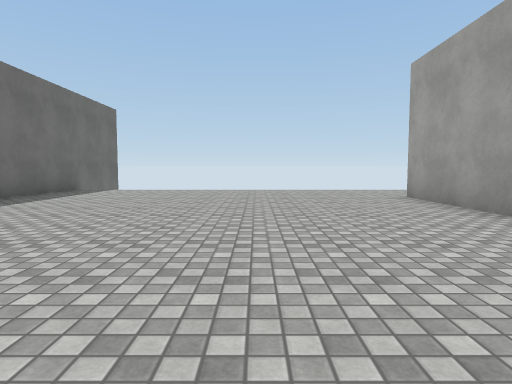
view 1 (above)

12 first-person views from a walk through a Unity game level. The camera is 1.2 m above the floor, tilts 4° down and sees 75° across. The floor is counted in squares, 2 m on a side. Each view is taken from the middle of a square. On the plan, view 1 faces up. The plan holds only what a view shows up to about 10 squares ahead; the rest is blank. The place goes on beyond the plan. The player character is not drawn. Some animated figures are left out. Surface patterns are stand-ins for the level's own textures.

view 2
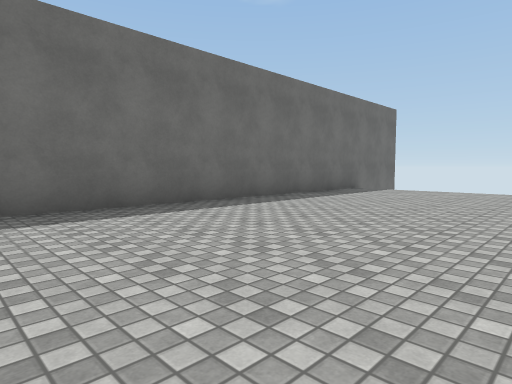

view 3
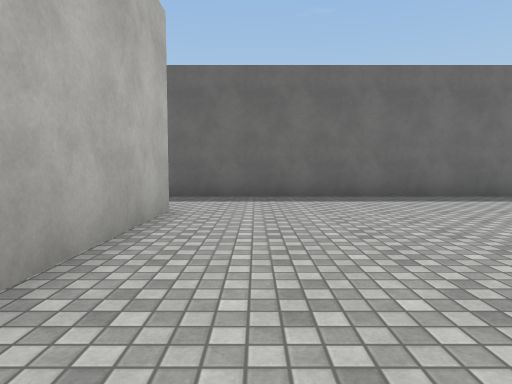

view 4
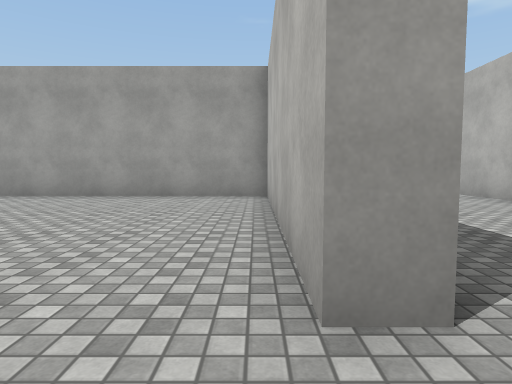

view 5
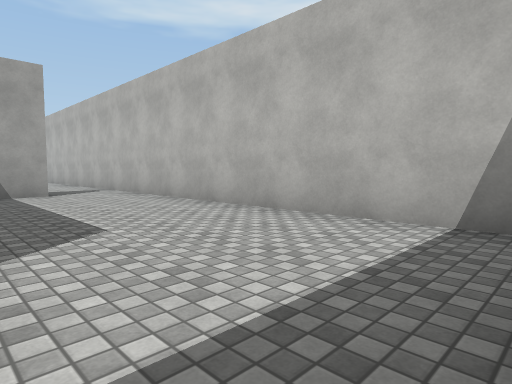

view 6
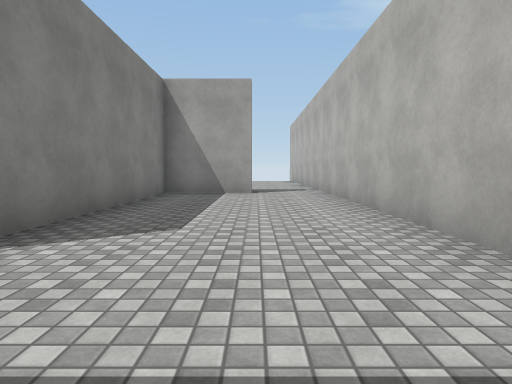

view 7
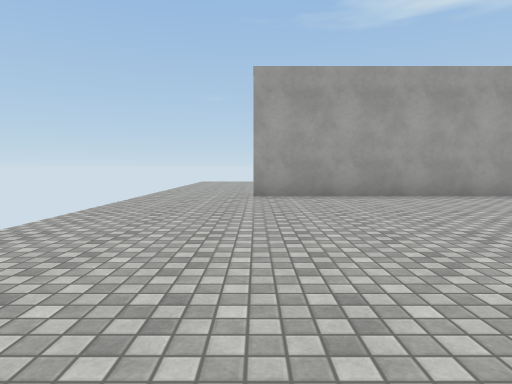

view 8
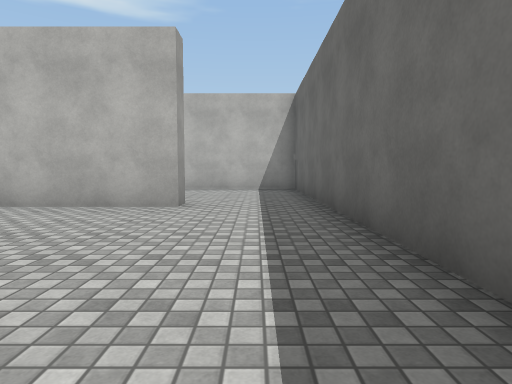

view 9
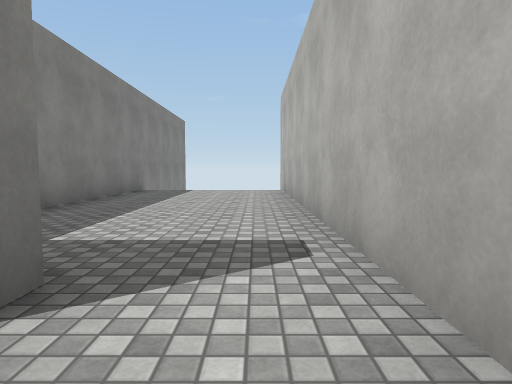

view 10
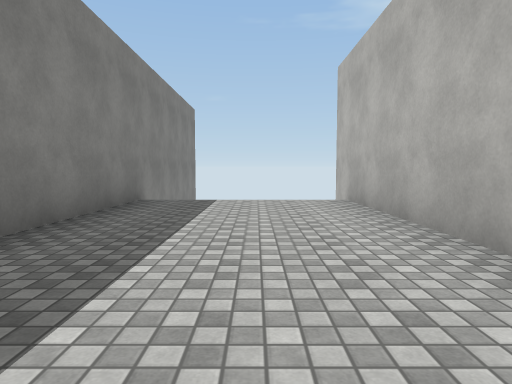

view 11
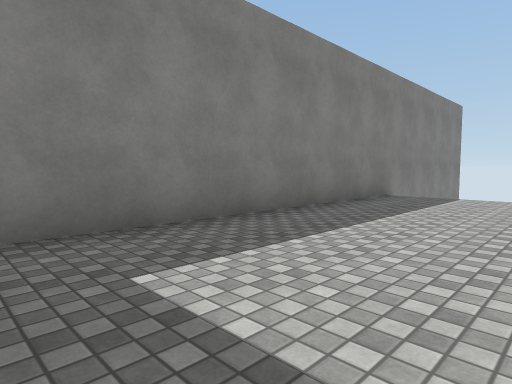

view 12
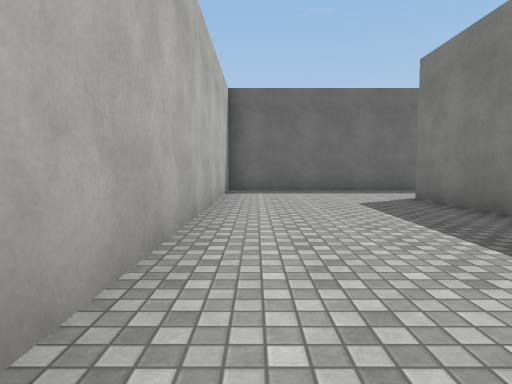

### Floor plan
Ten units are one square. View 1 is at (0, 0); x grows to the right and y downward. Boxes are objects, and circles mark ways between rooms. Rooms are numbered by the first view taken in them; rooms with no view inside come last. Other rooms are left out.
<svg viewBox="-56 -106 186 169">
<path fill="none" stroke="#000" d="M32 40 32 18 -28 18 -28 12 32 12 32 -71M-51 -101 -51 58 34 58M34 58 124 58M125 18 44 18"/>
<circle cx="40" cy="50" r="3" fill="#2a7"/>
<text x="-10" y="-20">1</text>
<text x="80" y="40">2</text>
</svg>
Room 1 opens to room 2.

Where each view was taken, in squares from view 1:
view 1: 0 up, 0 right, facing up
view 2: 0 up, 0 right, facing up-left
view 3: 0 up, 2 right, facing left
view 4: 1 down, 4 left, facing right
view 5: 2 down, 5 left, facing down-right
view 6: 4 down, 5 left, facing right
view 7: 7 up, 4 left, facing right
view 8: 4 up, 4 left, facing down
view 9: 5 down, 2 right, facing right
view 10: 4 down, 5 right, facing right
view 11: 5 down, 4 right, facing up-right
view 12: 5 down, 4 right, facing left
